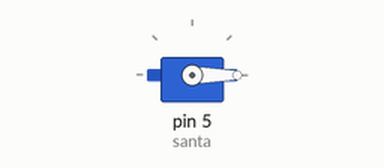
Recording of a sketch running on a simulated Arduino Uno, built with avr-gcc and run on an emulated ATmega328P. Shown: servo.

Above: at 0.05 s.
At 2.25 s:
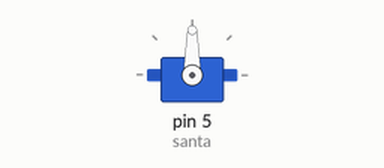
At 4.5 s:
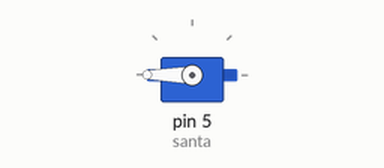
Timing chart, 0 to 5.9 s (numbered marks = the images above):
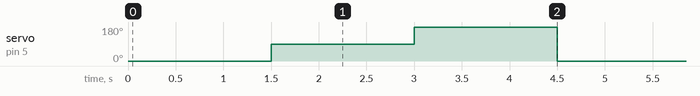

Measured:
- by itself, servo on pin 5 (santa): repeats every 4.5 s: 180° 1.5 s, 0° 1.5 s, 90° 1.5 s

The sketch:

Basic_Program_Servo180.ino
```cpp
#include "Servo.h"//Libreria
Servo santa;//Se crea objeto para el Servo


void setup()
{
  santa.attach(5); //designar Pin para control servo con pwm
}

void loop()
{
  santa.write(0);//escribir el angulo a mover a la salida
  delay(1500);
  santa.write(90);
  delay(1500);
  santa.write(180);
  delay(1500);
}
```
